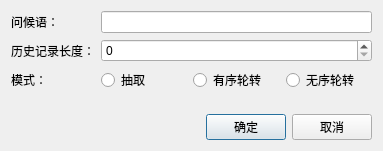
<?xml version="1.0" encoding="UTF-8"?>
<ui version="4.0">
 <class>SettingsDialog</class>
 <widget class="QDialog" name="SettingsDialog">
  <property name="geometry">
   <rect>
    <x>0</x>
    <y>0</y>
    <width>383</width>
    <height>151</height>
   </rect>
  </property>
  <property name="windowTitle">
   <string>设置</string>
  </property>
  <property name="windowIcon">
   <iconset resource="QWMainWindow.qrc">
    <normaloff>:/QWMainWindow/images/设置.png</normaloff>:/QWMainWindow/images/设置.png</iconset>
  </property>
  <layout class="QVBoxLayout" name="verticalLayout">
   <item>
    <layout class="QFormLayout" name="formLayout">
     <item row="0" column="0">
      <widget class="QLabel" name="label">
       <property name="text">
        <string>问候语：</string>
       </property>
      </widget>
     </item>
     <item row="1" column="0">
      <widget class="QLabel" name="label_2">
       <property name="text">
        <string>历史记录长度：</string>
       </property>
      </widget>
     </item>
     <item row="2" column="0">
      <widget class="QLabel" name="label_3">
       <property name="text">
        <string>模式：</string>
       </property>
      </widget>
     </item>
     <item row="0" column="1">
      <widget class="QLineEdit" name="greetingEdit"/>
     </item>
     <item row="1" column="1">
      <widget class="QSpinBox" name="historySpinBox"/>
     </item>
     <item row="2" column="1">
      <layout class="QHBoxLayout" name="horizontalLayout_2">
       <item>
        <widget class="QRadioButton" name="radioButton_d">
         <property name="text">
          <string>抽取</string>
         </property>
         <attribute name="buttonGroup">
          <string notr="true">buttonGroup</string>
         </attribute>
        </widget>
       </item>
       <item>
        <widget class="QRadioButton" name="radioButton_ro">
         <property name="text">
          <string>有序轮转</string>
         </property>
         <attribute name="buttonGroup">
          <string notr="true">buttonGroup</string>
         </attribute>
        </widget>
       </item>
       <item>
        <widget class="QRadioButton" name="radioButton_ru">
         <property name="text">
          <string>无序轮转</string>
         </property>
         <attribute name="buttonGroup">
          <string notr="true">buttonGroup</string>
         </attribute>
        </widget>
       </item>
      </layout>
     </item>
    </layout>
   </item>
   <item>
    <layout class="QHBoxLayout" name="horizontalLayout">
     <item>
      <spacer name="horizontalSpacer">
       <property name="orientation">
        <enum>Qt::Horizontal</enum>
       </property>
       <property name="sizeHint" stdset="0">
        <size>
         <width>40</width>
         <height>20</height>
        </size>
       </property>
      </spacer>
     </item>
     <item>
      <widget class="QPushButton" name="btnOk">
       <property name="text">
        <string>确定</string>
       </property>
      </widget>
     </item>
     <item>
      <widget class="QPushButton" name="btnCancel">
       <property name="text">
        <string>取消</string>
       </property>
      </widget>
     </item>
    </layout>
   </item>
  </layout>
 </widget>
 <layoutdefault spacing="6" margin="11"/>
 <resources>
  <include location="QWMainWindow.qrc"/>
 </resources>
 <connections>
  <connection>
   <sender>btnCancel</sender>
   <signal>clicked()</signal>
   <receiver>SettingsDialog</receiver>
   <slot>reject()</slot>
   <hints>
    <hint type="sourcelabel">
     <x>283</x>
     <y>124</y>
    </hint>
    <hint type="destinationlabel">
     <x>170</x>
     <y>75</y>
    </hint>
   </hints>
  </connection>
 </connections>
 <buttongroups>
  <buttongroup name="buttonGroup"/>
 </buttongroups>
</ui>
